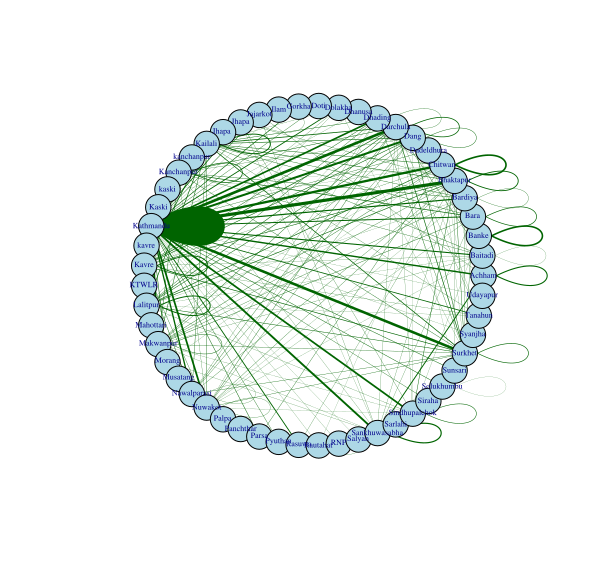

Source code (R):
library(dplyr)
getwd()
setwd("/home/akkal/RProject/IGRAPH/")
Data <- read.table("Leopard.csv", header = TRUE, sep = ",", stringsAsFactors = FALSE)


Q <- with(Data, table(Year, arrest_district))
links2 <- crossprod(Q, Q) #make adjacency matrix from table csv
links2 <- as.matrix(links2)

links2

#ig <- graph.adjacency(links2, mode="upper", weighted=TRUE )

## various modes for weighted graphs, with some tests
#nzs <- function(ig) sort(ig [ig!=0])

#ommit weight more then 10
links2[ links2<10 ] <- 0
ig <- graph_from_adjacency_matrix((links2 + t(links2))/2, weighted=TRUE,
                                  mode="undirected")

plot(ig)

E(ig)$width <- E(ig)$weight/10
#E(ig)$arrow.size <- 15
#E(ig)$edge.color <- "gray80"
#E(ig)$w <-  E(ig)$weight<=5
#E(ig)$w=FALSE
plot(ig, edge.color="blue", vertex.color="gray50") 

# circular plot
l <- layout_in_circle(ig)
plot(ig, layout=l, edge.color="blue", vertex.label.cex = 0.7, vertex.color="gray50", edge.label=round(E(ig)$weight>=5))


#circular plot with attributes
plot(ig, vertex.color = 'lightblue', vertex.size=10, edge.color="darkgreen",
     vertex.label.font=2, edge.label.font =2, edge.label.cex = 0.7, layout = l, 
     vertex.label.cex = 0.5)

#tree <- make_tree(20, 3)
plot(ig, layout=layout_as_tree)
plot(ig, layout=layout_as_tree(ig, flip.y=TRUE))
plot(ig, layout=layout_as_tree(ig, circular=TRUE))

#tree2 <- make_tree(10, 3) + make_tree(10, 2)
plot(ig, layout=layout_as_tree)
plot(ig, layout=layout_as_tree(ig, root=c(1,11),
                                  rootlevel=c(2,1)))
